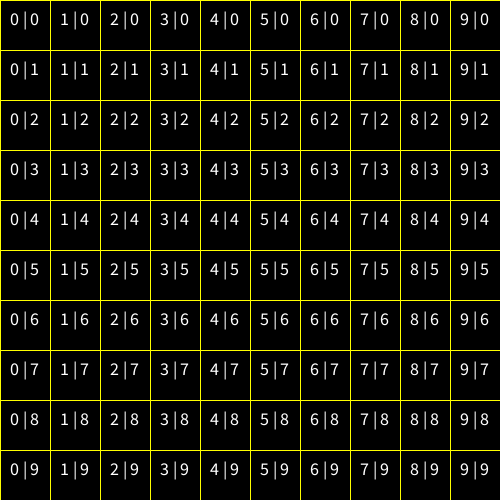
Frame 1 (no input)
Frame 60 (the mouse pressed at the canvas centre just before this capture): identical to frame 1, image omitted
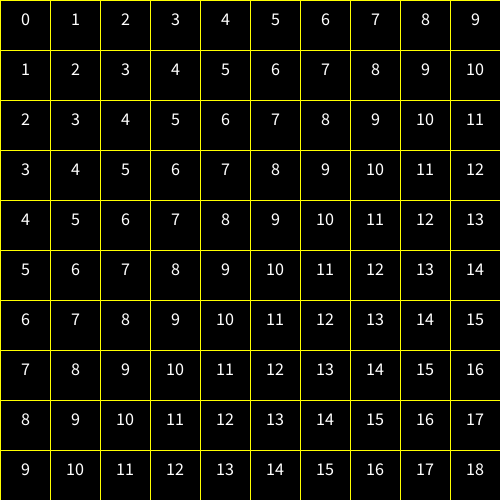
Frame 120 (the mouse held since frame 60 and released just before this capture)

The Processing sketch that drew these frames (run headless with seeded random() and noise(); from frame 60 on, the mouse is pressed at the canvas centre):

// Processing sketch: Ejem1IndicesConFor
// ── Ejem1IndicesConFor.pde
int cant = 10; // cantidad de columnas
int ancho;
boolean indices;
void setup() {
  size(500, 500);
  ancho = width/cant;
  textSize(18);
  textAlign(CENTER);
}
void draw() {
  background(0);
  for (int i=0; i<cant; i++) {
    for (int j=0; j<cant; j++) {
      noFill();
      stroke(255, 255, 0);
      rect(i*ancho, j*ancho, ancho, ancho);
      fill(255);
      if (indices) { // si indices es true muestra cuándo suman según su ubicación
        text(sumadeIndicesCheeeee(i, j), i*ancho+ancho/2, j*ancho+ancho/2);
      } else {
        // escribe el valor de i y el de j según su ubicación
        text(i+" | "+j, i*ancho+ancho/2, j*ancho+ancho/2);
      }
    }
  }
}
void mousePressed() {
  indices = !indices;
}
// función básica para calcular la suma de los indices de los for
int sumadeIndicesCheeeee(int x, int y) {
  int sumariola = x+y;
  return sumariola;
}
